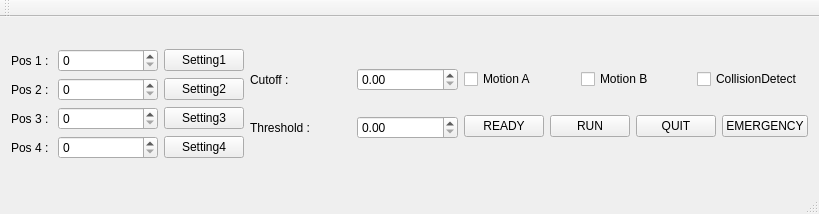
<?xml version="1.0" encoding="UTF-8"?>
<ui version="4.0">
 <class>MainWindow</class>
 <widget class="QMainWindow" name="MainWindow">
  <property name="geometry">
   <rect>
    <x>0</x>
    <y>0</y>
    <width>819</width>
    <height>214</height>
   </rect>
  </property>
  <property name="windowTitle">
   <string>MainWindow</string>
  </property>
  <widget class="QWidget" name="centralWidget">
   <layout class="QGridLayout" name="gridLayout_4">
    <item row="0" column="0">
     <layout class="QGridLayout" name="gridLayout">
      <item row="0" column="0">
       <layout class="QHBoxLayout" name="horizontalLayout_3">
        <item>
         <widget class="QLabel" name="label_3">
          <property name="text">
           <string>Pos 1 : </string>
          </property>
         </widget>
        </item>
        <item>
         <widget class="QSpinBox" name="pos1SpinBox">
          <property name="minimumSize">
           <size>
            <width>100</width>
            <height>0</height>
           </size>
          </property>
         </widget>
        </item>
        <item>
         <widget class="QPushButton" name="setting1Btn">
          <property name="text">
           <string>Setting1</string>
          </property>
         </widget>
        </item>
       </layout>
      </item>
      <item row="1" column="0">
       <layout class="QHBoxLayout" name="horizontalLayout_4">
        <item>
         <widget class="QLabel" name="label_4">
          <property name="text">
           <string>Pos 2 : </string>
          </property>
         </widget>
        </item>
        <item>
         <widget class="QSpinBox" name="pos2SpinBox">
          <property name="minimumSize">
           <size>
            <width>100</width>
            <height>0</height>
           </size>
          </property>
         </widget>
        </item>
        <item>
         <widget class="QPushButton" name="setting2Btn">
          <property name="text">
           <string>Setting2</string>
          </property>
         </widget>
        </item>
       </layout>
      </item>
      <item row="2" column="0">
       <layout class="QHBoxLayout" name="horizontalLayout_5">
        <item>
         <widget class="QLabel" name="label_5">
          <property name="text">
           <string>Pos 3 : </string>
          </property>
         </widget>
        </item>
        <item>
         <widget class="QSpinBox" name="pos3SpinBox">
          <property name="minimumSize">
           <size>
            <width>100</width>
            <height>0</height>
           </size>
          </property>
         </widget>
        </item>
        <item>
         <widget class="QPushButton" name="setting3Btn">
          <property name="text">
           <string>Setting3</string>
          </property>
         </widget>
        </item>
       </layout>
      </item>
      <item row="3" column="0">
       <layout class="QHBoxLayout" name="horizontalLayout_6">
        <item>
         <widget class="QLabel" name="label_6">
          <property name="text">
           <string>Pos 4 : </string>
          </property>
         </widget>
        </item>
        <item>
         <widget class="QSpinBox" name="pos4SpinBox">
          <property name="minimumSize">
           <size>
            <width>100</width>
            <height>0</height>
           </size>
          </property>
         </widget>
        </item>
        <item>
         <widget class="QPushButton" name="setting4Btn">
          <property name="text">
           <string>Setting4</string>
          </property>
         </widget>
        </item>
       </layout>
      </item>
     </layout>
    </item>
    <item row="0" column="1">
     <layout class="QGridLayout" name="gridLayout_2">
      <item row="0" column="0">
       <layout class="QHBoxLayout" name="horizontalLayout_7">
        <item>
         <widget class="QLabel" name="label">
          <property name="text">
           <string>Cutoff : </string>
          </property>
         </widget>
        </item>
        <item>
         <widget class="QDoubleSpinBox" name="cutoffSpinBox"/>
        </item>
       </layout>
      </item>
      <item row="1" column="0">
       <layout class="QHBoxLayout" name="horizontalLayout_8">
        <item>
         <widget class="QLabel" name="label_2">
          <property name="text">
           <string>Threshold : </string>
          </property>
         </widget>
        </item>
        <item>
         <widget class="QDoubleSpinBox" name="threshSpinBox"/>
        </item>
       </layout>
      </item>
     </layout>
    </item>
    <item row="0" column="2">
     <layout class="QGridLayout" name="gridLayout_3">
      <item row="0" column="0">
       <layout class="QHBoxLayout" name="horizontalLayout">
        <item>
         <widget class="QCheckBox" name="motionACb">
          <property name="text">
           <string>Motion A</string>
          </property>
         </widget>
        </item>
        <item>
         <widget class="QCheckBox" name="motionBCb">
          <property name="text">
           <string>Motion B</string>
          </property>
         </widget>
        </item>
        <item>
         <widget class="QCheckBox" name="collisionCb">
          <property name="text">
           <string>CollisionDetect</string>
          </property>
         </widget>
        </item>
       </layout>
      </item>
      <item row="1" column="0">
       <layout class="QHBoxLayout" name="horizontalLayout_2">
        <item>
         <widget class="QPushButton" name="readyBtn">
          <property name="text">
           <string>READY</string>
          </property>
         </widget>
        </item>
        <item>
         <widget class="QPushButton" name="runBtn">
          <property name="text">
           <string>RUN</string>
          </property>
         </widget>
        </item>
        <item>
         <widget class="QPushButton" name="quitBtn">
          <property name="text">
           <string>QUIT</string>
          </property>
         </widget>
        </item>
        <item>
         <widget class="QPushButton" name="emergen">
          <property name="text">
           <string>EMERGENCY</string>
          </property>
         </widget>
        </item>
       </layout>
      </item>
     </layout>
    </item>
   </layout>
  </widget>
  <widget class="QMenuBar" name="menuBar">
   <property name="geometry">
    <rect>
     <x>0</x>
     <y>0</y>
     <width>819</width>
     <height>25</height>
    </rect>
   </property>
  </widget>
  <widget class="QToolBar" name="mainToolBar">
   <attribute name="toolBarArea">
    <enum>TopToolBarArea</enum>
   </attribute>
   <attribute name="toolBarBreak">
    <bool>false</bool>
   </attribute>
  </widget>
  <widget class="QStatusBar" name="statusBar"/>
 </widget>
 <layoutdefault spacing="6" margin="11"/>
 <resources/>
 <connections/>
</ui>
